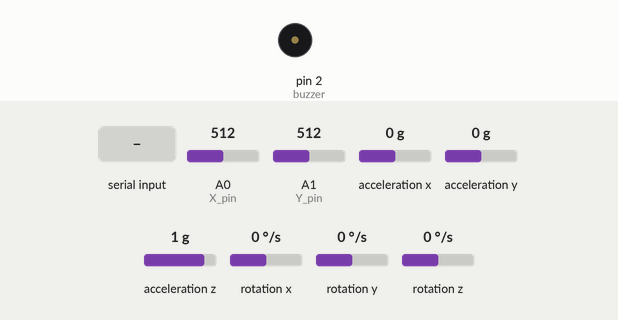
Simulated run of this sketch. Board: Arduino Uno, built with avr-gcc and run on an emulated ATmega328P. Shown: buzzer (waves = sounding, pin HIGH). Wiring (inferred from the names in the program): MPU-6050 motion sensor at I2C address 0x68. The inputs (shaded band) are chosen by the test bench; at power-on: A0 (X_pin) = 512, A1 (Y_pin) = 512, acceleration x 0 g, acceleration y 0 g, acceleration z 1 g, rotation x 0 °/s, rotation y 0 °/s, rotation z 0 °/s. What the sketch prints to the serial monitor is not drawn.

Above: at 1.2 s.
1.3 s: "E" received over Serial
At 1.7 s:
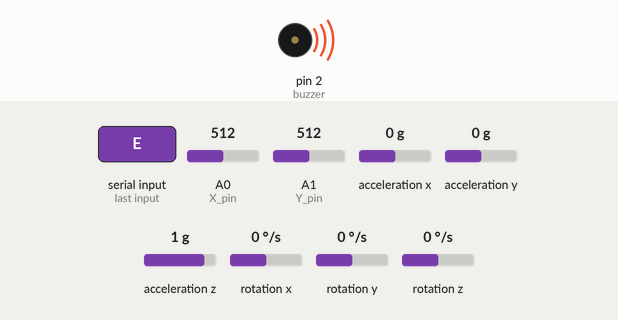
Timing chart, 0 to 4.3 s (numbered marks = the images above; inputs shaded):
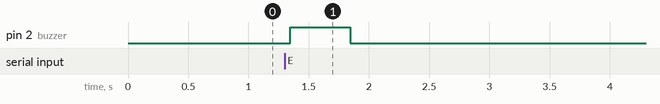

The sketch:

snakeJoystickGyro.ino
```cpp
#include <Wire.h>

const int MPU_addr = 0x68;  // I2C address of the MPU-6050

// Arduino pin numbers
const int X_pin = 0; // analog pin connected to X output
const int Y_pin = 1; // analog pin connected to Y output
const int buzzer = 2;// pin for buzzer

int incomingByte = 0; //incoming byte from python file

int16_t GyX, GyY;

void setup() {
  Wire.begin();
  Wire.beginTransmission(MPU_addr);
  Wire.write(0x6B);  // PWR_MGMT_1 register
  Wire.write(0);     // set to zero (wakes up the MPU-6050)
  Wire.endTransmission(true);
  Serial.begin(9600);
  pinMode(buzzer, OUTPUT); //initialize buzzer pin as an output
  digitalWrite(buzzer, LOW);   //Start with buzzer off
}

void loop() {
  Serial.println(analogRead(X_pin));
  Serial.println(analogRead(Y_pin));
  Wire.beginTransmission(MPU_addr);
  Wire.write(0x3B);  // starting with register 0x3B (ACCEL_XOUT_H)
  Wire.endTransmission(false);
  Wire.requestFrom(MPU_addr, 14, true);  // request a total of 14 registers
  GyX = Wire.read() << 8 | Wire.read();  // 0x43 (GYRO_XOUT_H) & 0x44 (GYRO_XOUT_L)
  GyY = Wire.read() << 8 | Wire.read();  // 0x45 (GYRO_YOUT_H) & 0x46 (GYRO_YOUT_L)
  Serial.println(GyX);
  Serial.println(GyY);

  incomingByte = Serial.read(); //recieve and store serial information

  if(incomingByte == 'E') {
      digitalWrite(buzzer, HIGH); // Turn on buzzer
      delay(500);
    }
    incomingByte = 0; //reset incoming byte
  digitalWrite(buzzer, LOW); //turn off buzzer

  delay(333);
}
```

Measured:
- after the input at 1.3 s, pin 2 (buzzer): LOW → HIGH after 0.05 s, → LOW 0.50 s later
